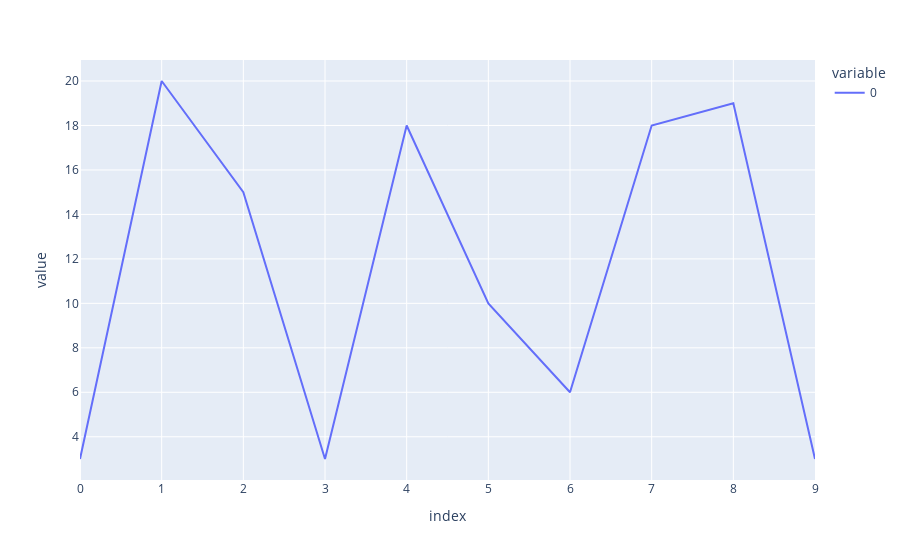

Write notebook code for a chart like this one.
### Markdown cell above
# Using only Plotly

### Code cell
# import packages 
import plotly.express as px 

# create data 
x = [3,20,15,3,18,10,6,18,19,3]

# plot 
fig = px.line(x)
fig.show()

### Figure 1 — Plotly figure (JSON) as saved in the notebook; plotly's stock layout.template omitted (floating-point values rounded to 4 significant figures)
{"data": [{"hovertemplate": "variable=0<br>index=%{x}<br>value=%{y}<extra></extra>", "legendgroup": "0", "line": {"color": "#636efa", "dash": "solid"}, "marker": {"symbol": "circle"}, "mode": "lines", "name": "0", "orientation": "v", "showlegend": true, "type": "scatter", "x": [0, 1, 2, 3, 4, 5, 6, 7, 8, 9], "xaxis": "x", "y": [3, 20, 15, 3, 18, 10, 6, 18, 19, 3], "yaxis": "y"}], "layout": {"autosize": true, "legend": {"title": {"text": "variable"}, "tracegroupgap": 0}, "margin": {"t": 60}, "xaxis": {"anchor": "y", "autorange": true, "domain": [0, 1], "range": [0, 9], "title": {"text": "index"}, "type": "linear"}, "yaxis": {"anchor": "x", "autorange": true, "domain": [0, 1], "range": [2.056, 20.94], "title": {"text": "value"}, "type": "linear"}}}
